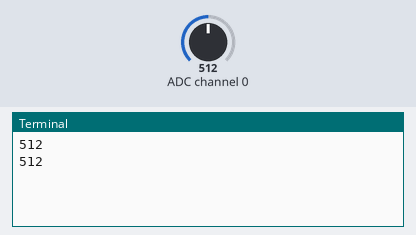
The program below on a simulated Raspberry Pi (BCM pin numbers). On the bench: the last lines printed to the terminal. Inputs (shaded band) come from the test bench; at power-on: ADC channel 0 = 512 (analog values on the 0–1023 scale). Web requests get an empty 200 reply after 0.4 s.

Above: at 1.2 s.
1.3 s: ADC channel 0 set to 886
At 1.9 s:
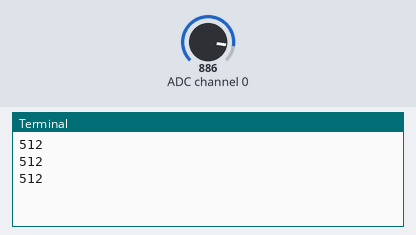
2.8 s: ADC channel 0 set to 919
At 5.7 s:
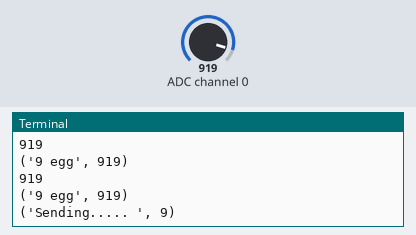
Timing chart, 0 to 7.2 s (numbered marks = the images above; inputs shaded):
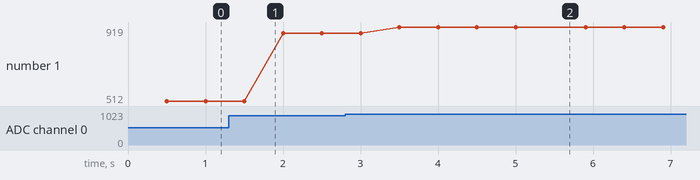

The program:

egg.py
```python
#!/usr/bin/python
import requests
import json
import spidev
import time

channel = 0

#Create SPI
spi = spidev.SpiDev()
spi.open(0, 0)

temp = 0
count = 0
send = 1

def analogRead(data):

    	if data > 7 or data < 0:
        	return -1

    	r = spi.xfer2([1, 8 + data << 4, 0])
    	data = ((r[1] & 3) << 8) + r[2]

    	return data

def sendDataEGG(data):

	global temp
	global count
        global send
	if(data != temp):
		temp = data
		count = 0
	else:
		count = count+1

	if(count == 3):
		print ("Sending..... ",data)
		url = 'http://localhost:3000/dataEgg'
       		headers = {'Content-type': 'application/json', 'Accept': 'text/plain'}
		payload = {'egg': data}
        	response = requests.post(url,data=payload)

		if(data == 2 and send == 1):
			url = 'http://localhost:3000/setupEgg'
                	headers = {'Content-type': 'application/json', 'Accept': 'text/plain'}
                	response = requests.get(url,headers=headers)
			send = 0

		elif(data != 2):
			send = 1


global temp
global count
global send
while True:

    	val = analogRead(channel)
	time.sleep(0.5)

	print val

	if val > 1020:
		print ("No",val)
		sendDataEGG(0)
    	elif val <= 1020 and val >= 1009:
		print ("1 egg",val)
		sendDataEGG(1)
    	elif val <= 1008 and val >= 993:
        	print ("2 egg",val)
		sendDataEGG(2)
	elif val <= 992 and val >= 982:
                print ("3 egg",val)
	        sendDataEGG(3)
	elif val <= 981 and val >= 970:
                print ("4 egg",val)
		sendDataEGG(4)
	elif val <= 969 and val >= 960:
                print ("5 egg",val)
		sendDataEGG(5)
	elif val <= 959 and val >= 949:
                print ("6 egg",val)
		sendDataEGG(6)
	elif val <= 948 and val >= 934:
                print ("7 egg",val)
		sendDataEGG(7)
	elif val <= 933 and val >= 926:
                print ("8 egg",val)
		sendDataEGG(8)
	elif val <= 925 and val >= 915:
                print ("9 egg",val)
	        sendDataEGG(9)
	elif val <= 914 and val >= 905:
                print ("10 egg",val)
	        sendDataEGG(10)
```

Measured:
- the behaviour switches between 904 and 905 on ADC channel 0 (found by bisection; images 1 and 2)
- after the input at 2.8 s, the terminal: prints a new line after 0.70 s (image 2)
- plotted number 1: 512 → 886 after the input at 1.3 s, 886 → 919 after the input at 2.8 s
